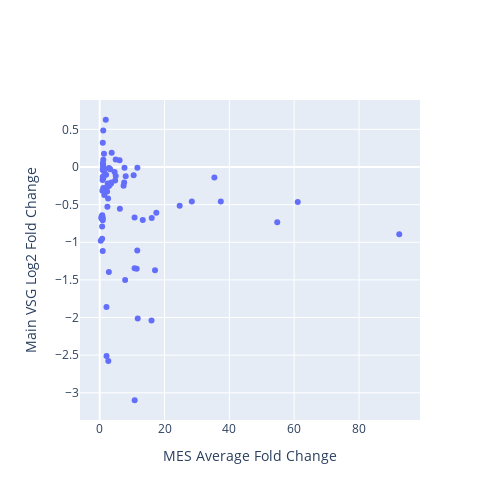

Here is the notebook cell this chart was saved with:
### Code cell
from plotly.subplots import make_subplots
import plotly.graph_objects as go
import plotly.io as pio

fig = make_subplots(
    rows=1,
    cols=1,
    #subplot_titles=["MES vs Main VSG"],
)

scatter = go.Scatter(
    x=merge['MES'],
    y=merge['main_vsg'],
    mode='markers',
    text=list(merge.index.values),
    hoverinfo='text',
    name='scatter',
    showlegend=False,
    # hovertemplate='%{text}'
)
fig.add_trace(scatter, row=1, col=1)

fig.update_layout(
    width=500,
    height=500,
    showlegend=False,
    hovermode='closest',
    xaxis_title="MES Average Fold Change",
    yaxis_title="Main VSG Log2 Fold Change",
)

# Save as an exportable HTML file
pio.write_html(
    fig,
    file="vsgs_web_server/scatter_plots/MES_vs_main_vsg.html",   # change path/name if you like
    include_plotlyjs="cdn",
    full_html=True,
    auto_open=False,
)
fig

### Figure 1 — Plotly figure (JSON) as saved in the notebook; plotly's stock layout.template omitted (floating-point values rounded to 4 significant figures)
{"data": [{"hoverinfo": "text", "mode": "markers", "name": "scatter", "showlegend": false, "text": ["BDF2_1_KO48", "BDF3_1_KO24", "BET151_1_Drug12h", "BET151_1_Drug24h", "BET151_1_Drug3h", "BET151_1_Drug48h", "BET151_1_Drug6h", "BET151_1_Drug72h", "CAF1b_1_RNAi24", "CFB2_1_RNAi9", "DFO_1_DFO", "DFO_1_DFOFe", "DFO_1_Fe", "DRBD18_1_RNAi12", "H1_1_RNAi96", "H3H4_1_KOH3", "H3H4_1_KOH3J", "H3H4_1_KOH4", "H3H4_1_KOH4J", "H3H4_1_KOJ2", "H3H4_2_KO48", "H3H4_3_KO48", "H3_1_KOH3", "H3_1_KOH3J", "H3_1_KOJ", "IPMK_1_RNAi36", "IPMK_2_RNAi36", "MCMBP_1_KO24", "MCMBP_1_KO48", "PIP5Pase_1_KO", "PIP5Pase_2_D360A_N362A", "PNUTS_1_RNAi48", "RBP10_1_RNAi24", "RBP10_2_RNAi24", "RBP10_3_RNAi24", "RBP33_1_RNAi48", "RBP42_1_KO24", "RBP42_1_KO48", "RBP42_1_KO72", "RNaseH1_1_KO", "RNaseH2A_1_RNAi24", "RNaseH2A_2_RNAi36", "SET27_1_KO", "SET27_1_sKO", "SNF2PH_1_RNAi48", "TFR_1_RNAi24", "TbATR_1_RNAi24", "TbATR_2_RNAi36", "TbCMT1_1_KO", "TbESB1_1_RNAi24", "TbESB1_2_KO48", "TbESB1_3_OE24", "TbHAT_1_RNAi48HAT1", "TbHAT_1_RNAi48HAT2", "TbPP1one_1_RNAi24", "TbPP1seven_1_RNAi24", "TbRAP1_1_2SD", "TbRAP1_1_5A", "TbRAP1_1_KO", "TbRAP1_2_dMyb", "TbSAP_1_RNAi72", "VEX1_1_Oe72", "VEX1_2_RNAi72", "VEX1_4_RNAi24", "VEX1_5_RNAi48", "VEX1_6_RNAi72", "VEX1and2_1_RNAi24", "VEX1and2_1_RNAi48", "VEX2_1_RNAi24", "VEX2_1_RNAi48", "ZC3H28_1_RNAi10", "ZC3H28_1_RNAi14", "ZC3H28_1_RNAi16", "ZC3H28_1_RNAi24", "ZC3H40_1_RNAi72", "ZC3H5_2_RNAi12", "ZC3H5_3_RNAi12", "ZC3H5_4_RNAi12", "ZC3H5_5_RNAi12"], "type": "scatter", "x": [1.429, 6.232, 0.9679, 0.9209, 1.094, 2.66, 1.112, 10.79, 37.36, 2.828, 1.058, 0.9462, 0.979, 0.8353, 2.376, 2.289, 4.952, 0.523, 0.784, 0.3256, 10.76, 15.98, 4.589, 6.133, 1.061, 1.095, 0.8934, 4.769, 13.29, 24.67, 11.41, 10.48, 0.8867, 0.9267, 0.6424, 11.59, 1.321, 1.245, 2.474, 1.07, 2.591, 7.851, 3.699, 1.985, 2.854, 1.423, 3.462, 16.06, 0.9525, 2.084, 2.109, 7.368, 2.875, 3.585, 35.38, 0.5807, 17.07, 11.73, 28.42, 54.78, 11.63, 7.551, 4.931, 3.267, 8.027, 7.644, 61.1, 92.42, 17.47, 10.75, 0.9833, 0.7509, 0.7501, 0.9364, 2.296, 1.132, 1.158, 1.875, 0.9314], "xaxis": "x", "y": [-0.3716, -0.5553, -0.02755, -0.7094, 0.4828, -2.576, 0.09418, -3.099, -0.4579, -1.394, 0.03405, -0.04079, 0.05408, -0.3174, -0.5289, -0.327, -0.1196, -0.6821, -0.6398, -0.9816, -1.346, -2.039, -0.067, 0.09047, 0.008439, -0.2811, -0.1735, -0.1815, -0.7051, -0.5163, -1.351, -0.11, -0.671, -0.688, -0.6605, -1.109, 0.1769, -0.01795, -0.2204, -0.1427, -0.4175, -1.501, 0.1891, -0.1021, -0.01494, -0.06309, -0.2232, -0.6769, 0.3214, -1.861, -2.511, -0.2487, -0.2521, -0.2073, -0.1403, -0.6599, -1.372, -2.013, -0.4586, -0.7359, -0.009743, -0.2078, 0.09933, -0.02921, -0.1232, -0.01123, -0.464, -0.8925, -0.6084, -0.67, -0.1568, -0.9521, -0.7902, -1.116, -0.2616, -0.1433, -0.0367, 0.6272, -0.1306], "yaxis": "y"}], "layout": {"height": 500, "hovermode": "closest", "showlegend": false, "width": 500, "xaxis": {"anchor": "y", "domain": [0, 1], "title": {"text": "MES Average Fold Change"}}, "yaxis": {"anchor": "x", "domain": [0, 1], "title": {"text": "Main VSG Log2 Fold Change"}}}}
